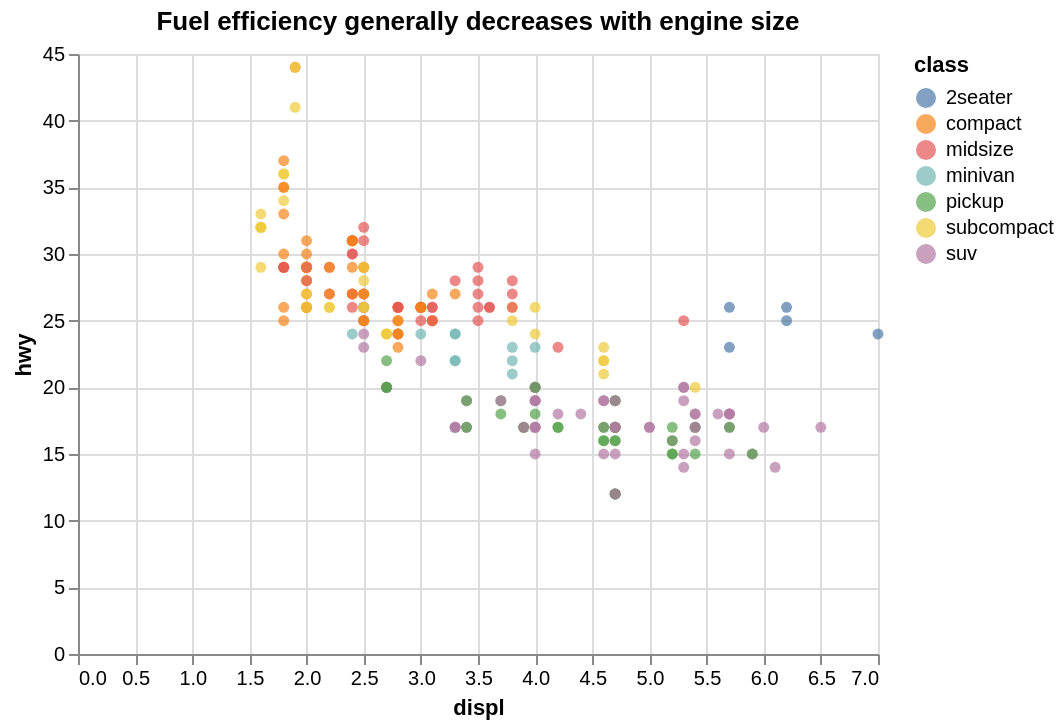

Notebook code for this chart:
### Code cell
chart = (alt.Chart(mpg, 
            title = "Fuel efficiency generally decreases with engine size")
          .encode(alt.X('displ'), alt.Y('hwy'), color = 'class')
          .mark_circle())
chart

### Figure 1 — Vega-Lite specification as saved in the notebook (floating-point values rounded to 4 significant figures; data arrays with more than 128 entries replaced by an {"elided": "..."} marker saying what was removed)
{"config": {"view": {"continuousWidth": 400, "continuousHeight": 300}}, "data": {"name": "data-784d2a789a5f3a352263a16b6c4cd367"}, "mark": "circle", "encoding": {"color": {"field": "class", "type": "nominal"}, "x": {"field": "displ", "type": "quantitative"}, "y": {"field": "hwy", "type": "quantitative"}}, "title": "Fuel efficiency generally decreases with engine size", "$schema": "https://vega.github.io/schema/vega-lite/v4.17.0.json", "datasets": {"data-784d2a789a5f3a352263a16b6c4cd367": {"elided": "234 records"}}}
